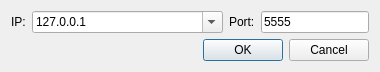
<?xml version="1.0" encoding="UTF-8"?>
<ui version="4.0">
 <class>Dialog</class>
 <widget class="QDialog" name="Dialog">
  <property name="geometry">
   <rect>
    <x>0</x>
    <y>0</y>
    <width>380</width>
    <height>72</height>
   </rect>
  </property>
  <property name="windowTitle">
   <string>Please connect to a device...</string>
  </property>
  <layout class="QGridLayout" name="gridLayout">
   <item row="0" column="0" colspan="2">
    <layout class="QHBoxLayout" name="horizontalLayout">
     <item>
      <layout class="QHBoxLayout" name="ip_address">
       <item>
        <widget class="QLabel" name="label">
         <property name="sizePolicy">
          <sizepolicy hsizetype="Fixed" vsizetype="Preferred">
           <horstretch>0</horstretch>
           <verstretch>0</verstretch>
          </sizepolicy>
         </property>
         <property name="text">
          <string>IP:</string>
         </property>
        </widget>
       </item>
       <item>
        <widget class="QComboBox" name="ip_selector">
         <property name="sizePolicy">
          <sizepolicy hsizetype="Expanding" vsizetype="Fixed">
           <horstretch>0</horstretch>
           <verstretch>0</verstretch>
          </sizepolicy>
         </property>
         <property name="editable">
          <bool>true</bool>
         </property>
         <item>
          <property name="text">
           <string>127.0.0.1</string>
          </property>
         </item>
         <item>
          <property name="text">
           <string>input</string>
          </property>
         </item>
        </widget>
       </item>
      </layout>
     </item>
     <item>
      <layout class="QHBoxLayout" name="port">
       <item>
        <widget class="QLabel" name="label_2">
         <property name="sizePolicy">
          <sizepolicy hsizetype="Fixed" vsizetype="Preferred">
           <horstretch>0</horstretch>
           <verstretch>0</verstretch>
          </sizepolicy>
         </property>
         <property name="text">
          <string>Port:</string>
         </property>
        </widget>
       </item>
       <item>
        <widget class="QLineEdit" name="port_editor">
         <property name="sizePolicy">
          <sizepolicy hsizetype="Minimum" vsizetype="Fixed">
           <horstretch>0</horstretch>
           <verstretch>0</verstretch>
          </sizepolicy>
         </property>
         <property name="minimumSize">
          <size>
           <width>20</width>
           <height>0</height>
          </size>
         </property>
         <property name="text">
          <string>5555</string>
         </property>
        </widget>
       </item>
      </layout>
     </item>
    </layout>
   </item>
   <item row="1" column="0">
    <spacer name="horizontalSpacer">
     <property name="orientation">
      <enum>Qt::Horizontal</enum>
     </property>
     <property name="sizeHint" stdset="0">
      <size>
       <width>175</width>
       <height>20</height>
      </size>
     </property>
    </spacer>
   </item>
   <item row="1" column="1">
    <widget class="QDialogButtonBox" name="buttonBox">
     <property name="orientation">
      <enum>Qt::Horizontal</enum>
     </property>
     <property name="standardButtons">
      <set>QDialogButtonBox::Cancel|QDialogButtonBox::Ok</set>
     </property>
     <property name="centerButtons">
      <bool>false</bool>
     </property>
    </widget>
   </item>
  </layout>
 </widget>
 <resources/>
 <connections>
  <connection>
   <sender>buttonBox</sender>
   <signal>accepted()</signal>
   <receiver>Dialog</receiver>
   <slot>accept()</slot>
   <hints>
    <hint type="sourcelabel">
     <x>248</x>
     <y>254</y>
    </hint>
    <hint type="destinationlabel">
     <x>157</x>
     <y>274</y>
    </hint>
   </hints>
  </connection>
  <connection>
   <sender>buttonBox</sender>
   <signal>rejected()</signal>
   <receiver>Dialog</receiver>
   <slot>reject()</slot>
   <hints>
    <hint type="sourcelabel">
     <x>316</x>
     <y>260</y>
    </hint>
    <hint type="destinationlabel">
     <x>286</x>
     <y>274</y>
    </hint>
   </hints>
  </connection>
 </connections>
</ui>
